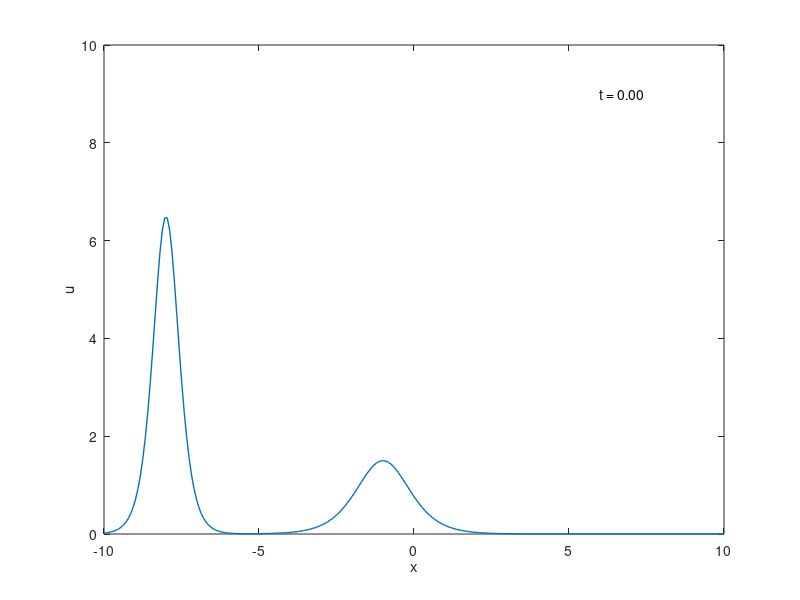

The MATLAB script that drew this image: (Note: this script raises an error after producing the figure.)
clc

N = 256;
x = linspace(-10,10,N);
tmax =  1.5;
t=0;

% Initial conditions
c1=13;
c2=3;
u = 1/2.*c1.*(sech(sqrt(c1).*(x + 8)/2)).^2 + 1/2.*c2.*(sech(sqrt(c2).*(x + 1)/2)).^2;

% Plots initial condition (we want to get a better idea of what we are dealing with)
plot(x,u,'LineWidth',1)
axis([-10 10 0 10])
xlabel('x')
ylabel('u')
text(6,9,['t = ',num2str(t,'%1.2f')],'FontSize',10)
drawnow

% Accuracy: Error = |prev_result - curr_result|(inf)
% Conditions for error calculation
orders = [4]; % you can set which orders do you want to run
delta_t = 0.00001;
parallel = false;
fileID_errors = fopen('errors.txt','w');
fprintf(fileID_errors,'%s\t%s\t%s\n','order','delta_t', 'error');

for i=1:length(orders)
    results_1 = Approximate(u, x, N, tmax, orders(i), parallel, delta_t);
    % Error is calculated in comparisson to delta_t/2
    results_2 = Approximate(u, x, N, tmax, orders(i), parallel, delta_t/2);
    for j=1:length(results_1)
        error{j} = mean(abs(results_2{j*2}-results_1{j}));
        %To compare step by step
        fprintf(fileID_errors,'%d\t%f\t%f\n', orders(i), j*delta_t, error{j});
    end
end
% post processing regarding error and error vs time plots are made in
% python

fd = fopen('errors_strang.txt', 'w');
fprintf(fd,'%s\t%s\n','delta_t', 'error');

tic
results_strang_1 = Strang(u, x, N, tmax, delta_t);
time= toc
results_strang_2 = Strang(u, x, N, tmax, delta_t/2);

length(results_strang_1)
length(results_strang_2)

for j=1: length(results_strang_1)
    error{j} = mean(abs(results_strang_2{2*j} - results_strang_1{j}));
    fprintf(fd,'%f\t%f\n', j*delta_t, error{j});
end

